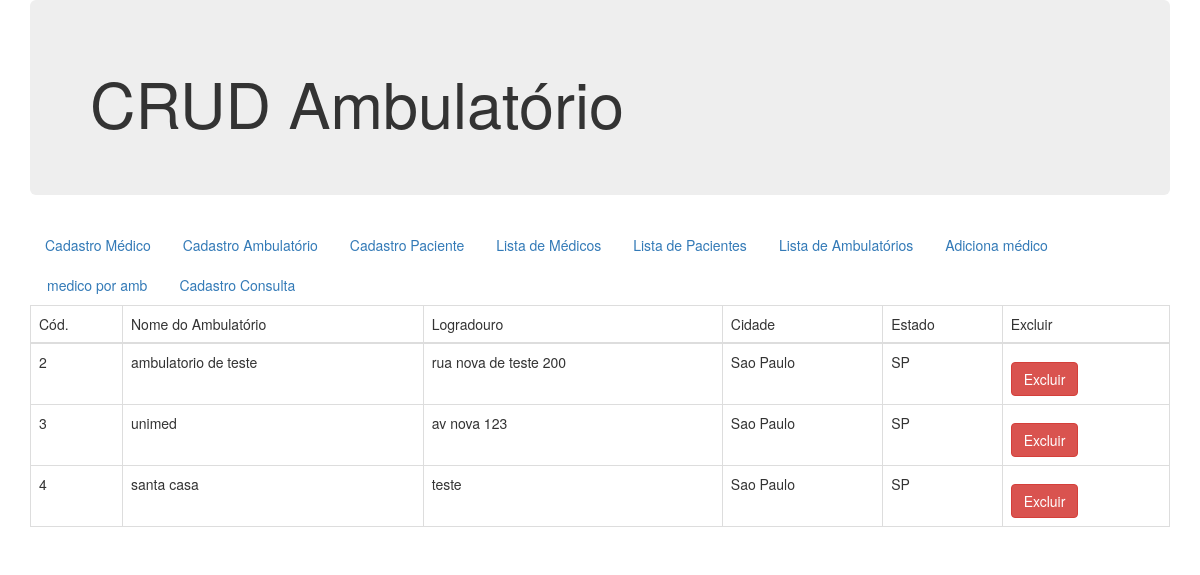
Page /tela-listar-ambulatorio.php on the committed database.
### tables this page shows
CREATE TABLE IF NOT EXISTS `tb_ambulatorio` (
  `cd_ambulatorio` int(11) NOT NULL AUTO_INCREMENT,
  `nm_ambulatorio` varchar(50) NOT NULL,
  `ds_logradouro` varchar(80) DEFAULT NULL,
  `ds_cidade` varchar(20) DEFAULT NULL,
  `sg_estado` char(2) DEFAULT NULL,
  PRIMARY KEY (`cd_ambulatorio`)
);

### banco-ambulatorio.php (called while the page is built, shortened)
<?php
    function listarAmb($conexao){
        $query = "SELECT * FROM tb_ambulatorio";
        $result = mysqli_query($conexao, $query);
        return $result;
    }

### tela-listar-ambulatorio.php (the view, shortened to what this page needs)
<?php
    include('conecta.php');
    include('banco-ambulatorio.php');
    include('header.php');
?>
    <table class="table table-bordered">
        <thead>
            <tr>
                <th>Cód.</th>
                <th>Nome do Ambulatório</th>
                <th>Logradouro</th>
                <th>Cidade</th>
                <th>Estado</th>
                <th>Excluir</th>
            </tr>
        </thead>
    <?php
        $result = listarAmb($conexao);
        while($linha = mysqli_fetch_assoc($result)){
    ?>
        <tr>
            <td><?php echo $linha['cd_ambulatorio']; ?></td>
            <td><?php echo $linha['nm_ambulatorio']; ?></td>
            <td><?php echo $linha['ds_logradouro']; ?></td>
            <td><?php echo $linha['ds_cidade']; ?></td>
            <td><?php echo $linha['sg_estado']; ?></td>
            <td>
                <form method="post" action="apaga-ambulatorio.php">
                   <button type="submit" class="btn btn-danger">Excluir</button>
                </form>
            </td>
        </tr>
    <?php
        }
    ?>
    </table>
<?php include('footer.php')?>

### header.php (shortened to what this page needs)
<!DOCTYPE html>
<html lang="pt-BR">
<head>
    <link rel="stylesheet" href="css/reset.css" type="text/css" />
    <link rel="stylesheet" href="css/bootstrap.min.css" type="text/css" />
    <link rel="stylesheet" href="css/estilo.css" type="text/css" />
</head>
<body>
    <div class="container">
        <div class="row">
            <div class="col-md-12">
                <div class="jumbotron">
                    <h1>CRUD Ambulatório</h1>
                </div>
            </div>
        </div>
        <div class="row">
            <div class="col-md-12">
                <nav>
                    <ul class="nav nav-pills">
                      <li role="presentation"><a href="index.php">Cadastro Médico</a></li>
                      <li role="presentation"><a href="form-cad-ambulatorio.php">Cadastro Ambulatório</a></li>
                      <li role="presentation"><a href="form-cad-paciente.php">Cadastro Paciente</a></li>
                      <li role="presentation"><a href="tela-listar-medicos.php">Lista de Médicos</a></li>
                      <li role="presentation"><a href="tela-listar-pacientes.php">Lista de Pacientes</a></li>
                      <li role="presentation"><a href="tela-listar-ambulatorio.php">Lista de Ambulatórios</a></li>
                      <li role="presentation"><a href="frm-medico-ambulatorio.php">Adiciona médico</a></li>
                      <li role="presentation"><a href="tela-listar-medico-ambulatorio.php">medico por amb</a></li>
                      <li role="presentation"><a href="form-cad-consulta.php">Cadastro Consulta</a></li>
                    </ul>
                </nav>
            </div>
        </div>

### footer.php
    </div>
</body>
</html>

### css/estilo.css (style rules this page uses)
button { margin-top: 10px; }

### rows in the picture
tb_ambulatorio: cd_ambulatorio "2", nm_ambulatorio "ambulatorio de teste", ds_logradouro "rua nova de teste 200", ds_cidade "Sao Paulo", sg_estado "SP"
tb_ambulatorio: cd_ambulatorio "3", nm_ambulatorio "unimed", ds_logradouro "av nova 123", ds_cidade "Sao Paulo", sg_estado "SP"
tb_ambulatorio: cd_ambulatorio "4", nm_ambulatorio "santa casa", ds_logradouro "teste", ds_cidade "Sao Paulo", sg_estado "SP"
